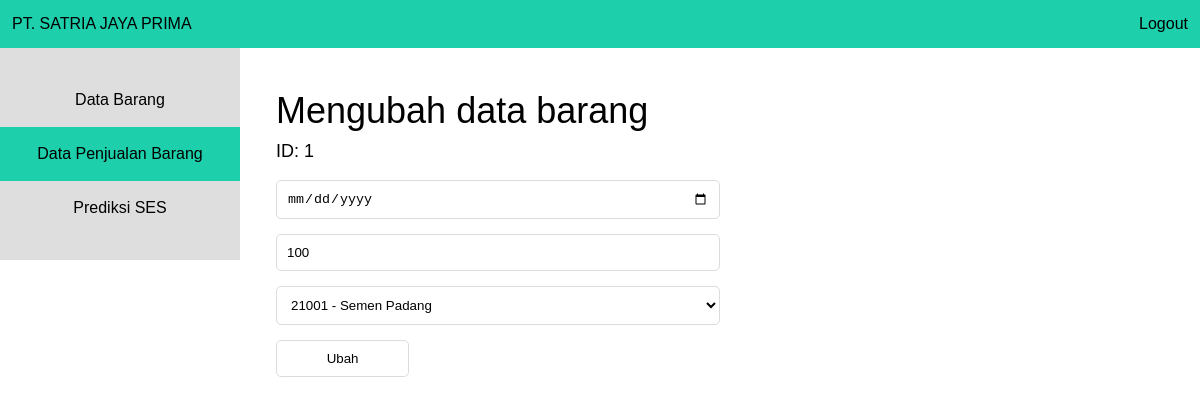
The page /tab-penjualan-edit.php?id_penjualan=1 on the database as committed earlier.
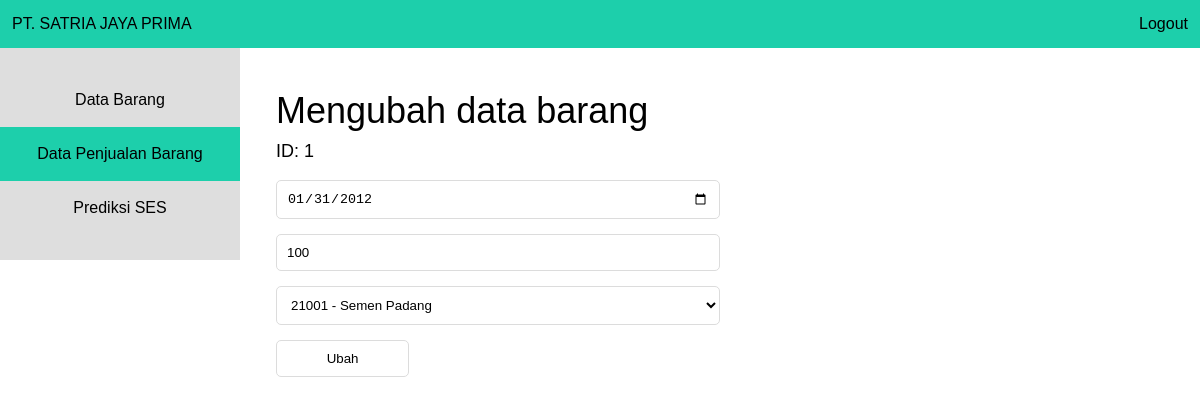
The same page on the database as committed later.
### tables this page shows
CREATE TABLE `data_penjualan` (
  `id_penjualan` int(5) NOT NULL,
  `bln_penjualan` date DEFAULT NULL,
  `id_barang` int(5) DEFAULT NULL,
  `jumlah` int(5) DEFAULT NULL
);

CREATE TABLE `data_barang` (
  `id_barang` int(5) NOT NULL,
  `nama_barang` varchar(20) NOT NULL,
  `jumlah` int(5) NOT NULL
);

### tab-penjualan-edit.php (the view, shortened to what this page needs)
<?php
include_once 'koneksi.php';
$id_penjualan = $_GET['id_penjualan'];
$userquery = $MySQLi_CON->query("SELECT * FROM data_penjualan WHERE id_penjualan = ".$id_penjualan);
$row = $userquery->fetch_object();
?>
<html>
	<head>
		<link rel="stylesheet" type="text/css" href="style.css">
	</head>
	<body>
		<header>
			<div class="left">
				PT. SATRIA JAYA PRIMA
			</div>
			<div class="right">
				<a href="logout.php">Logout</a>
			</div>
		</header>
		<aside>
			<ul class="side">
				<a href="tab-barang.php"><li class="side">Data Barang</li></a>
				<a href="tab-penjualan-barang.php"><li class="side active">Data Penjualan Barang</li></a>
				<a href="ses.php"><li class="side">Prediksi SES</li></a>
			</ul>
		</aside>
		<section class="content">
			<h1 class="content">Mengubah data barang</h1>
			<form method="post">
				<p>ID: <?php echo $id_penjualan; ?></p>
				<input type="date" name="bln_penjualan" value="<?php echo $row->bln_penjualan; ?>" required/>
				<input type="text" name="jumlah" value="<?php echo $row->jumlah; ?>" placeholder="Jumlah" required/>
				<select name="id_barang" required>
					<?php
					$barang_query = $MySQLi_CON->query("SELECT * FROM `data_barang`");
					while ($barang_row = $barang_query->fetch_assoc()) {
						echo "<option value='".$barang_row['id_barang']."' ";
						if($row->id_barang == $barang_row['id_barang']) echo "selected";
						echo ">".$barang_row['id_barang']." - ".$barang_row['nama_barang']."</option>";
					}
					?>
				</select><br>
				<input type="submit" name="ubah" value="Ubah"/>
			</form>
		</section>
	</body>
</html>

### style.css (style rules this page uses)
html, body, div, span, applet, object, iframe, h1, h2, h3, h4, h5, h6, p, blockquote, pre, a, abbr, acronym, address, big, cite, code, del, dfn, em, font, img, ins, kbd, q, s, samp, small, strike, strong, sub, sup, tt, var, b, u, i, center, dl, dt, dd, ol, ul, li, fieldset, form, label, legend, table, caption, tbody, tfoot, thead, tr, th, td { background: transparent; border: 0; margin: 0; padding: 0; vertical-align: baseline; text-decoration: none; color: black; }
ol, ul { list-style: none; }
body { line-height: 1.5; margin: auto; float: auto; font-family: arial; font-weight: lighter; }
.left { float: left; }
.right { float: right; }
p { margin-bottom: 15px; font-size: 18px; }
input,select { padding: 10px; border: solid 1px #dcdcdc; border-radius: 5px; border: solid 1px #dcdcdc; transition: box-shadow 0.3s, border 0.3s; background: white; width: 50%; margin-bottom: 15px; }
input[type="submit"] { width: 15%; }
header { width: 98%; padding: 1%; float: left; background: #1DCFAB; }
aside { padding: 25px 0 25px 0; background: #DEDEDE; width: 20%; float: left; }
li.side { padding: 15px; text-align: center; transition: background 500ms; }
li.active { background: #1DCFAB; }
section.content { padding: 3%; width: 74%; float: left; }
h1.content { font-size: 36px; font-weight: lighter; }

Rows that differ between the two databases and show on the page:
changed data_penjualan "21001 - Semen Padang": bln_penjualan (not shown) → "01/31/2012"
